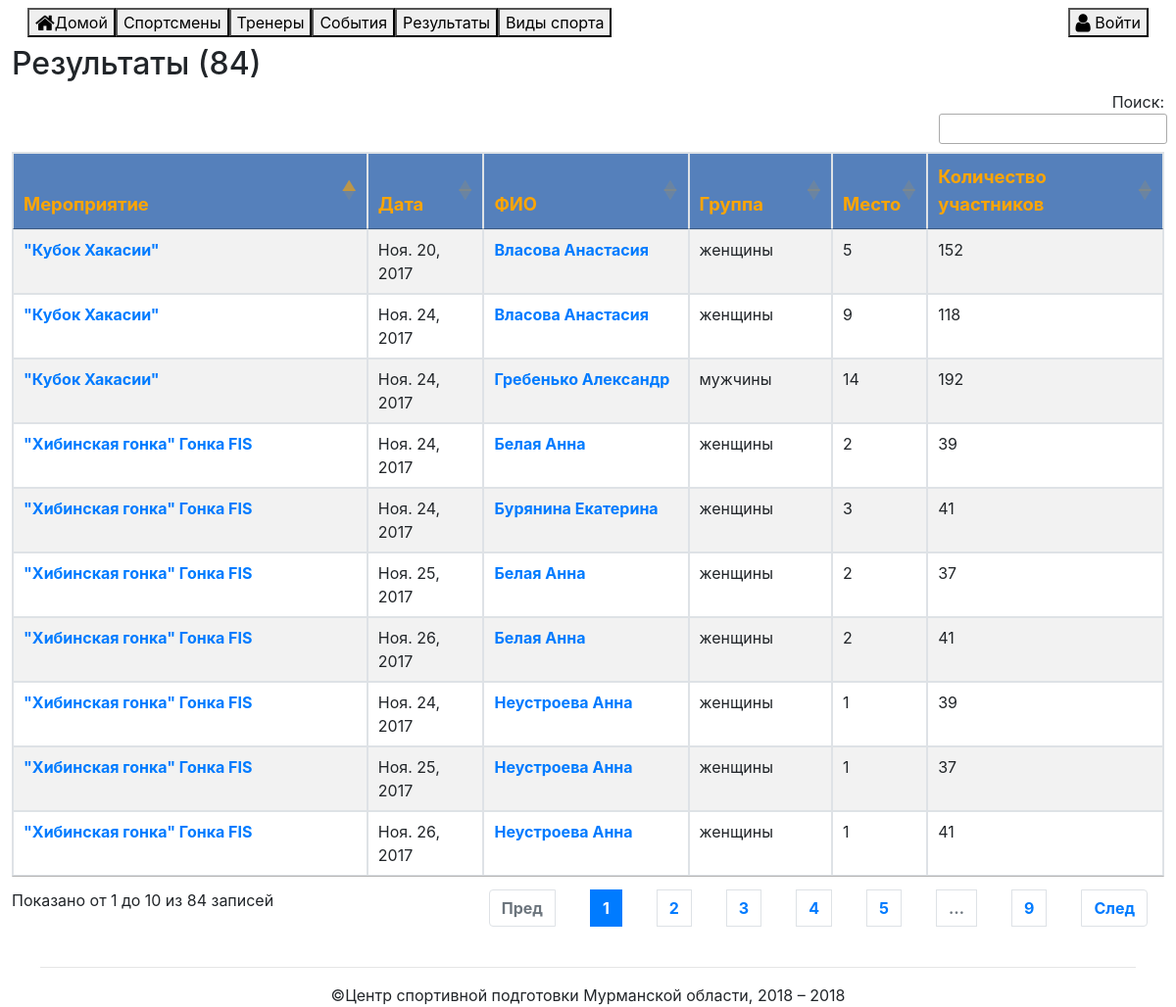
The app's page /results/ with its own data.
### sport_reserve/models.py (models this page shows, shortened)
class Result(Model):
    class Meta:
        verbose_name = "Результат"
        verbose_name_plural = "Результаты"
    Event = ForeignKey(Event, verbose_name="Соревнование", related_name="Events",
                       on_delete=PROTECT)
    Sportsman = ForeignKey(Sportsman, verbose_name="Спортсмен", on_delete=PROTECT)
    Group = ForeignKey(Group, verbose_name="Группа", on_delete=PROTECT)
    Date = DateField(verbose_name="Дата результата")
    Place = IntegerField(verbose_name="Занятое место")
    PlaceComment = CharField(verbose_name="Занятое место (комментарии)", blank=True, null=True, max_length=100)
    Competitors = IntegerField(verbose_name="Количество участников")

class Event(Model):
    class Meta:
        verbose_name = "Мерприятие"
        verbose_name_plural = "Мероприятия"
    Name = CharField(verbose_name="Название мероприятия", max_length=100)
    Place = ForeignKey(Place,
                       verbose_name="Место проведения",
                       help_text="Место проведения мероприятия или соревнования",
                       on_delete=PROTECT)
    Type = CharField(max_length=3, choices=EVENTTYPE_CHOICES,
                     verbose_name="Вид мероприятия",
                     help_text="Тренировочные, Всероссийские, Международные")
    Sport = ForeignKey(Sport,
                       verbose_name="Вид спорта",
                       help_text="Вид спорта", on_delete=PROTECT)
    Groups = ManyToManyField(Group, verbose_name="Группы",
                             help_text="Группы")
    AssignedTrainers = ManyToManyField(Trainer, verbose_name="Назначенный тренер", help_text="Назначенный тренер", blank=True)
    AssignedSportsmen = ManyToManyField(Sportsman, verbose_name="Назначенный спортсмен", help_text="Назначенные спортсмены", blank=True)
    Stage = CharField(verbose_name="Этап соревнований", null=True, blank=True, max_length=30)
    DateStart = DateField(verbose_name="Дата начала мероприятия")
    DateEnd = DateField(verbose_name="Дата окончания мероприятия")
    EKP = CharField(verbose_name="№ ЕКП", null=True, blank=True, max_length=30)
    FactCost = FloatField(verbose_name="Фактические расходы", null=True, blank=True)

class Sportsman(Model):
    class Meta:
        verbose_name = "Спортсмен"
        verbose_name_plural = "Спортсмены"
    FIO = CharField(verbose_name="Фамилия, Имя, Отчество", help_text="ФИО спортсмена", max_length=100)
    Photo = ImageField(upload_to=get_photo_path, verbose_name="Фото",
                       help_text="Фото спортсмена", null=True, blank=True)
    Birthday = DateField(verbose_name="День рождения", help_text="День рождения", null=True, blank=True)
    Sport = ForeignKey(Sport, verbose_name="Вид спорта", help_text="Вид спорта, которым занимается спортсмен",
                       on_delete=PROTECT, null=True)
    Degree = CharField(verbose_name="Разряд/звание", help_text="Разряд или звание, присвоенные спорстмену",
                       blank=True, null=True, max_length=100)
    AssignmentDate = DateField(verbose_name="Срок окончания трудового договора", blank=True, null=True)
    ParallelDate = DateField(verbose_name="Срок окончания параллельного зачета", blank=True, null=True)
    PersonalTrainer = ForeignKey(Trainer, verbose_name="Текущий тренер", on_delete=PROTECT, blank=True, null=True)
    Organisation = CharField(verbose_name="ФСО", help_text="Физкультурно-спортивная организация", blank=True, null=True,
                             max_length=100)

### dictionary/models.py (models this page shows)
class Group(Model):
    class Meta:
        verbose_name = "Группа"
        verbose_name_plural = "Группы"
        ordering = ["Name"]
    Name = CharField(verbose_name="Название группы", max_length=100)
    def __str__(self):
        return self.Name

### sport_reserve/views.py (the view)
# urls.py: re_path(r'^results/?$', views.ResultsView.as_view(), name='results'),
class ResultsView(ListView):
    model = Result
    queryset = Result.objects.order_by("-Date")
    def get_context_data(self, *, object_list=None, **kwargs):
        context = super().get_context_data(**kwargs)
        r = Result.objects.all()
        if 'end-date' in kwargs:
            r = r.filter(Result__lt=kwargs['end-date'])
        if 'start-date' in kwargs:
            r = r.filter(Result__gt=kwargs['start-date'])
        context['results_list'] = r
        return context

### sport_reserve/templates/sport_reserve/result_list.html (shortened to what this page needs)
{% extends 'sport_reserve/base.html' %}
{% block content %}
<h2>Результаты ({{ object_list.count }})</h2>
<table id="result" class="table table-striped table-bordered table-hover">
<thead>
        <th>Мероприятие</th>
        <th>Дата</th>
        <th>ФИО</th>
        <th>Группа</th>
        <th>Место</th>
        <th>Количество участников</th>
</thead>
<tbody>
{% for result in results_list %}
    <tr>
        <td><a href="{% url 'event-detail' result.Event_id %}">{{ result.Event.Name }}</a></td>
        <td>{{ result.Date }}</td>
        <td><a href="{% url 'sportsman-detail' result.Sportsman_id %}">{{ result.Sportsman.FIO }}</a></td>
        <td>{{ result.Group }}</td>
        <td>{{ result.Place }}</td>
        <td>{{ result.Competitors }}</td>
    </tr>
{% endfor %}
</tbody>
</table>
{% endblock %}

### sport_reserve/templates/sport_reserve/base.html (style rules this page uses)
table { width: 99% }
table td { border: 1px black solid;margin: 0; }
th { background-color: #5580bb; color: orange; font-weight: bold; font-size: 1.15em; alignment: center; padding: 0.25em; }
td { padding: 0.15em; }
a { font-weight: bolder; font-size: 1em; }
body { alignment: center; margin-left: 1%; margin-right: 1%; }

### records on screen
Result: Event.Name "\"Хибинская гонка\" Гонка FIS", Date "Ноя. 24, 2017", Sportsman.FIO "Белая Анна", Group "женщины", Place "2", Competitors "39"
Result: Event.Name "\"Хибинская гонка\" Гонка FIS", Date "Ноя. 24, 2017", Sportsman.FIO "Бурянина Екатерина", Group "женщины", Place "3", Competitors "41"
Result: Event.Name "\"Хибинская гонка\" Гонка FIS", Date "Ноя. 25, 2017", Sportsman.FIO "Белая Анна", Group "женщины", Place "2", Competitors "37"
Result: Event.Name "\"Хибинская гонка\" Гонка FIS", Date "Ноя. 26, 2017", Sportsman.FIO "Белая Анна", Group "женщины", Place "2", Competitors "41"
Result: Event.Name "\"Хибинская гонка\" Гонка FIS", Date "Ноя. 24, 2017", Sportsman.FIO "Неустроева Анна", Group "женщины", Place "1", Competitors "39"
Result: Event.Name "\"Хибинская гонка\" Гонка FIS", Date "Ноя. 25, 2017", Sportsman.FIO "Неустроева Анна", Group "женщины", Place "1", Competitors "37"
Result: Event.Name "\"Хибинская гонка\" Гонка FIS", Date "Ноя. 26, 2017", Sportsman.FIO "Неустроева Анна", Group "женщины", Place "1", Competitors "41"
Result: Event.Name "\"Кубок Хакасии\"", Date "Ноя. 20, 2017", Sportsman.FIO "Власова Анастасия", Group "женщины", Place "5", Competitors "152"
Result: Event.Name "\"Кубок Хакасии\"", Date "Ноя. 24, 2017", Sportsman.FIO "Власова Анастасия", Group "женщины", Place "9", Competitors "118"
Result: Event.Name "\"Кубок Хакасии\"", Date "Ноя. 24, 2017", Sportsman.FIO "Гребенько Александр", Group "мужчины", Place "14", Competitors "192"

### other values on screen
{{ object_list.count }} "84"
